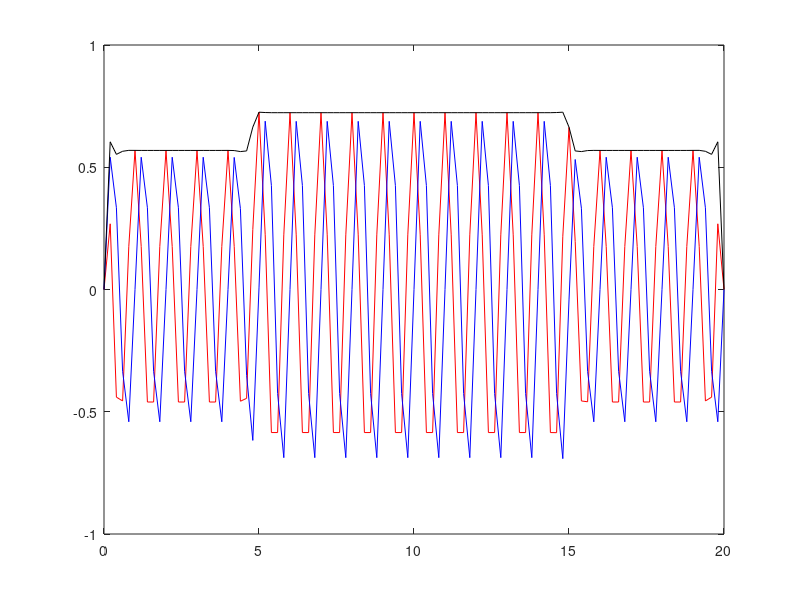

This figure's MATLAB source:


function FEM1D
  tic
clear


EPS0=8.854E-12;
XMU0=1.2566306E-6;
T=0;

global Nelm;
global Nnodes;

cryst_const=1;
x0=0;
x1=20;
Nelm=100;
dx=(x1-x0)/Nelm;

eps1=1+0*1j;
eps2=2+0*1j;



Nnodes=Nelm+1;


global indices;
indices=zeros(Nnodes,1);

ix=0;


for i=1:Nnodes
if(i==1 || i==Nnodes)
indices(i)=0;
 continue;
 end;
ix=ix+1;
indices(i)=ix;
end

global xcoord;
xcoord=linspace(x0,x1,Nnodes);
global elms;
elms=zeros(Nelm,2);
global epss;
epss=zeros(Nelm,1);

for i=1:Nelm
  elms(i,1)=i;
  elms(i,2)=i+1;
end

%c=1/sqrt(EPS0*XMU0);
%lam=0.5e-6;
wn=1;
k1=2*pi*wn/cryst_const;
f=k1;
lam=1./f;

w2c2=k1^2;
w2c2

for ie=1:Nelm
  
  if(ie<Nelm/4 || ie>Nelm*3/4)
  epss(ie)=eps1;
  else
 epss(ie)=eps2;
 end

end

global neq;
neq=0;
for i=1:Nnodes
if(indices(i)>0)
 neq=neq+1;
 end;
end


global K;

SetK_Mat(w2c2);


global b;
b=zeros(neq,1);

SetRHS(k1);

sol=K\b;

for n=1:Nnodes
 
  index= indices(n);
  if(index==0) continue; end;
   x=xcoord(n);
  sol(index)= sol(index)+cos(k1*x)+1i*sin(k1*x);
  Ezr(n)=real(sol(index));
  Ezm(n)=imag(sol(index));
  Ez(n)= sqrt(Ezr(n)^2+ Ezm(n)^2);
end

Ezr=zeros(Nnodes,1);
Ezm=zeros(Nnodes,1);
Ez=zeros(Nnodes,1);
for n=1:Nnodes
 
  index= indices(n);
  if(index==0) continue; end;
  x=xcoord(n);
  Ezr(n)=real(sol(index));
  Ezm(n)=imag(sol(index));
  Ez(n)= sqrt(Ezr(n)^2+ Ezm(n)^2);
end

 colorRe='r';
 colorIm='b';
 
    figure(1)
    
    plot(xcoord,Ezr,colorRe);
     hold on
     plot(xcoord,Ezm,colorIm);
      hold on
     plot(xcoord,Ez,'k');
    hold on

toc

end

function SetK_Mat(w2c2)
global K;
global neq;
global Nelm;
global elms;
global indices;
global epss;
K=zeros(neq,neq);
S=zeros(neq,neq);
for ie=1:Nelm
    gg=grdNi_gradNj(ie);
    
    NiNj=Ni_dot_Nj(ie);

    w2c2eps=epss(ie)*w2c2;
   for j=1:2
    n1=elms(ie,j); 
    indx1=indices(n1);
     if(indx1>0)
      for k=1:2
       n2=elms(ie,k);
       indx2=indices(n2);
       if(indx2>0)
         K(indx1,indx2)=  K(indx1,indx2)+gg(j,k);
         S(indx1,indx2)=  S(indx1,indx2)+w2c2eps*NiNj(j,k);
       end
      end
     end
    end
  end

K=K+S;
end



function [gg]=grdNi_gradNj(ie)
gg=zeros(2,2);
global elms;
global xcoord;

  n1=elms(ie,1);
  n2=elms(ie,2);
  dx=xcoord(n2)-xcoord(n1);
  g=1./dx;
  
  gg(1,1)=g*g*dx;
  gg(1,2)=-g*g*dx;
  gg(2,1)=-g*g*dx;
  gg(2,2)=g*g*dx;
  
end

function [NiNj]=Ni_dot_Nj(ie)
NiNj=zeros(2,2);
global elms;
global xcoord;

  n1=elms(ie,1);
  n2=elms(ie,2);
  dx=xcoord(n2)-xcoord(n1);

  NiNj(1,1)=dx/2;
  NiNj(1,2)=dx/6;
  NiNj(2,1)=dx/6;
  NiNj(2,2)=dx/2;

  
end

function SetRHS(k)
global b;
global elms;
global xcoord;
global Nelm;
global indices;

k2=k*k;

for ie=1:Nelm
  
    n1=elms(ie,1); 
    n2=elms(ie,2);
    
    x1=xcoord(n1);
    x2=xcoord(n2);
    
    d=x2-x1;
    
    br1=(cos(k*(d+x1))-cos(k*x1))/(d*k2)-sin(k*x1)/k;
    br2=-(cos(k*(d+x1))-cos(k*x1))/(d*k2)+sin(k*(x1+d))/k;
    
    bm1=(sin(k*(d+x1))-sin(k*x1))/(d*k2)+cos(k*x1)/k;
    bm2=-(sin(k*(d+x1))-sin(k*x1))/(d*k2)-cos(k*(x1+d))/k;
    
     index1=indices(n1);
     index2=indices(n2);
     
     if(index1>0)
     b(index1)= b(index1)-br1*(1-k2)-1i*bm1*(1-k2);
     end;
     if(index2>0)
     b(index2)= b(index2)-br2*(1-k2)-1i*bm2*(1-k2);
     end;     

end

  
end